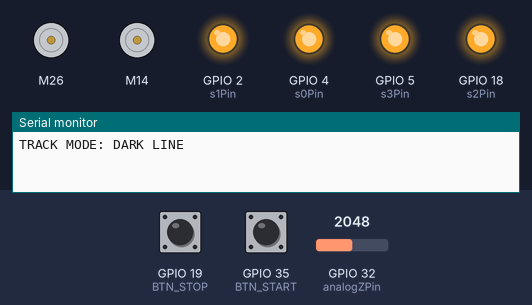
The program below on a simulated ESP32. Shown: 2 × DC motor (green arrow = forward, orange = backward, longer = faster), output pins drawn as LEDs (lit = HIGH), the last lines printed to the serial monitor. The inputs (shaded band) are chosen by the test bench; at power-on: GPIO 35 (BTN_START) HIGH, GPIO 19 (BTN_STOP) HIGH, GPIO 32 (analogZPin) = 2048.

Above: at 1.7 s.
1.8 s: GPIO 35 (BTN_START) pulled LOW for 0.15 s
At 2.35 s:
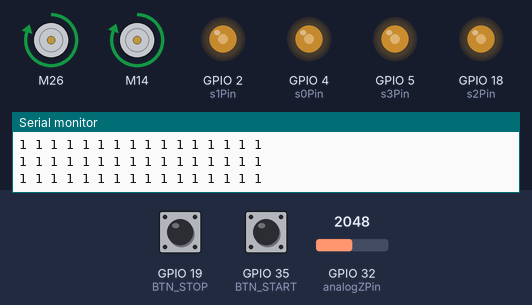
4.8 s: GPIO 19 (BTN_STOP) pulled LOW for 0.15 s
At 6.1 s:
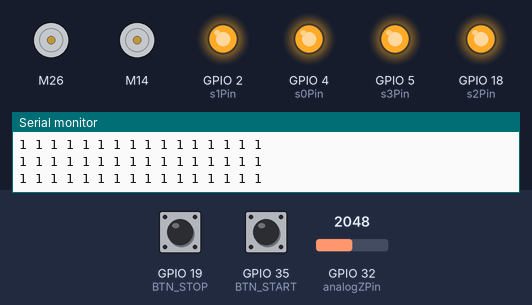
6.4 s: GPIO 35 (BTN_START) pulled LOW for 1 s
At 7.73 s:
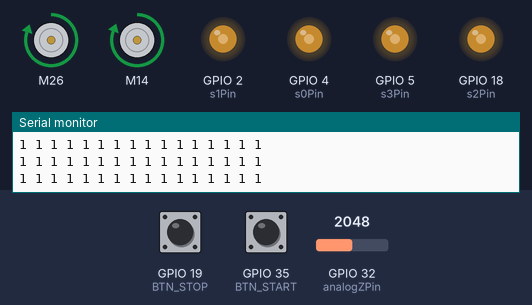
9.4 s: GPIO 32 (analogZPin) set to 50
12.4 s: GPIO 32 (analogZPin) set to 41
At 13.49 s:
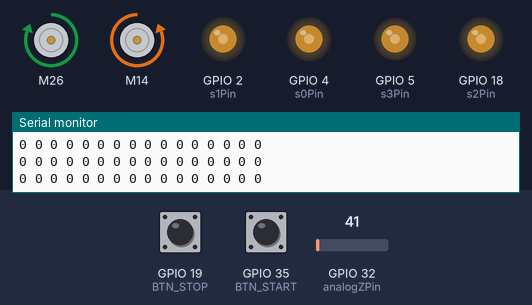
15.4 s: GPIO 19 (BTN_STOP) pulled LOW for 1 s
At 16.4 s:
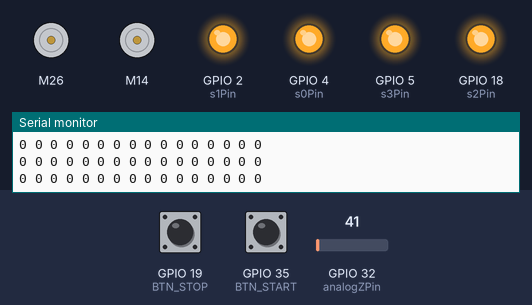
Timing chart, 0 to 18.4 s (numbered marks = the images above; inputs shaded):
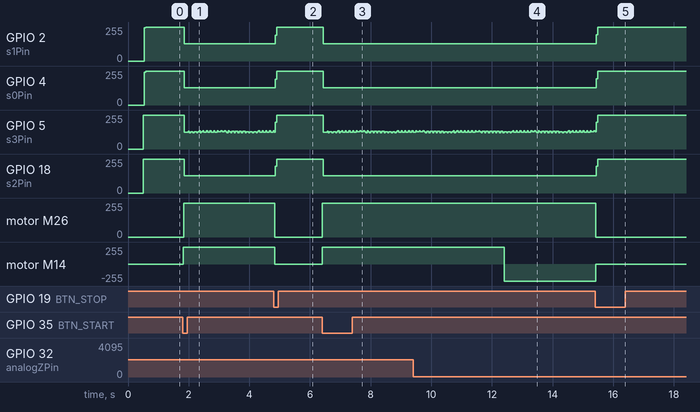

The program:

main.cpp
```cpp
#include <Arduino.h>

#define DEBUG_SENSOR 1   // 1 = tampilkan sensor, 0 = mati

// ===================================================
// KONFIGURASI PIN MUX
// ===================================================
const int s0Pin = 4;
const int s1Pin = 2;
const int s2Pin = 18;
const int s3Pin = 5;
const int analogZPin = 32;

// ===================================================
// PIN PUSH BUTTON
// ===================================================
#define BTN_START 35   // tekan sekali = jalan
#define BTN_STOP  19   // tekan sekali = berhenti

bool robotRun = false;
int lastStartState = HIGH;
int lastStopState  = HIGH;
unsigned long lastDebounce = 0;
const int debounceDelay = 40;

// ===================================================
// TB6612 MOTOR DRIVER
// ===================================================
#include <SparkFun_TB6612.h>

#define PWMA 33
#define PWMB 13
#define STBY 27
#define AIN1 26
#define AIN2 25
#define BIN1 14
#define BIN2 12

Motor motorL(AIN1, AIN2, PWMA, 1, STBY); // KIRI
Motor motorR(BIN1, BIN2, PWMB, 1, STBY); // KANAN

// ===================================================
int sensor[16];
int THRESHOLD = 45;

// ===================================================
// PID
// ===================================================
float Kp = 4.5;
float Ki = 0.001;
float Kd = 30;

float error, lastError, integral;
int baseSpeed = 255;
float I_MAX = 200;

// ===================================================
// AUTO LINE COLOR
// ===================================================
bool lineIsDark = true;   // true = garis hitam, false = garis putih

// ===================================================
void motorStop() {
  motorL.drive(0);
  motorR.drive(0);
}

// ===================================================
// START / STOP HANDLER (IDENTIK PROGRAM AWAL)
// ===================================================
void updateButtons() {
  int startRead = digitalRead(BTN_START);
  int stopRead  = digitalRead(BTN_STOP);

  if (millis() - lastDebounce > debounceDelay) {

    if (startRead == LOW && lastStartState == HIGH)
      robotRun = true;
    lastStartState = startRead;

    if (stopRead == LOW && lastStopState == HIGH) {
      robotRun = false;
      motorStop();
    }
    lastStopState = stopRead;

    lastDebounce = millis();
  }
}

// ===================================================
void selectChannel(int ch) {
  digitalWrite(s0Pin, ch & 1);
  digitalWrite(s1Pin, ch & 2);
  digitalWrite(s2Pin, ch & 4);
  digitalWrite(s3Pin, ch & 8);
}

// ===================================================
int readFiltered() {
  int a = analogRead(analogZPin);
  int b = analogRead(analogZPin);
  int c = analogRead(analogZPin);
  return max(min(a, b), min(max(a, b), c)); // median
}

// ===================================================
// AUTO DETECT WARNA GARIS
// ===================================================
void detectLineColor() {
  long sum = 0;
  for (int i = 0; i < 16; i++) {
    selectChannel(i);
    delayMicroseconds(5);
    sum += readFiltered();
  }
  long avg = sum / 16;

  // asumsi background dominan saat start
  lineIsDark = avg > THRESHOLD;

  Serial.print("TRACK MODE: ");
  Serial.println(lineIsDark ? "DARK LINE" : "WHITE LINE");
}

// ===================================================
void readSensors() {
  for (int i = 0; i < 16; i++) {
    selectChannel(i);
    delayMicroseconds(5);

    int adc = readFiltered();
    sensor[i] = lineIsDark ? (adc > THRESHOLD) : (adc < THRESHOLD);

#if DEBUG_SENSOR
    Serial.print(sensor[i]);
    Serial.print(" ");
#endif
  }

#if DEBUG_SENSOR
  Serial.println();
#endif
}

// ===================================================
float getLineError() {
  long sum = 0, cnt = 0;
  for (int i = 0; i < 16; i++) {
    if (sensor[i]) {
      sum += map(i, 0, 15, -100, 100);
      cnt++;
    }
  }
  if (cnt == 0) return lastError;
  return (float)sum / cnt;
}

// ===================================================
// NODE DETECTION
// ===================================================
bool nodeLeft()  { return sensor[0]  && sensor[1]  && sensor[2]; }
bool nodeRight() { return sensor[13] && sensor[14] && sensor[15]; }
bool nodeStraight() { return sensor[7] || sensor[8]; }

bool allWhite() {
  for (int i = 0; i < 16; i++)
    if (sensor[i]) return false;
  return true;
}

// ===================================================
// SMART TURN 90° (PAKAI SENSOR)
// ===================================================
void turnLeft90() {
  motorL.drive(-240);
  motorR.drive(240);
  while (true) {
    readSensors();
    if (sensor[7] || sensor[8]) break;
  }
}

void turnRight90() {
  motorL.drive(240);
  motorR.drive(-240);
  while (true) {
    readSensors();
    if (sensor[7] || sensor[8]) break;
  }
}

// ===================================================
void setup() {
  pinMode(s0Pin, OUTPUT);
  pinMode(s1Pin, OUTPUT);
  pinMode(s2Pin, OUTPUT);
  pinMode(s3Pin, OUTPUT);
  pinMode(analogZPin, INPUT);

  pinMode(BTN_START, INPUT_PULLUP);
  pinMode(BTN_STOP, INPUT_PULLUP);

  Serial.begin(115200);
  delay(500);

  detectLineColor();   // AUTO DETECT TRACK
  motorStop();
}

// ===================================================
void loop() {

  updateButtons();
  if (!robotRun) {
    motorStop();
    return;
  }

  readSensors();

  // ===== NODE HANDLING =====
  if (nodeLeft() && !nodeStraight()) {
    turnLeft90();
    return;
  }

  if (nodeRight() && !nodeStraight()) {
    turnRight90();
    return;
  }

  // ===== RECOVERY =====
  if (allWhite()) {
    motorL.drive(255);
    motorR.drive(-255);
    return;
  }

  // ===== PID =====
  error = getLineError();
  integral += error;
  integral = constrain(integral, -I_MAX, I_MAX);

  float pid = Kp * error
            + Ki * integral
            + Kd * (error - lastError);

  lastError = error;

  motorL.drive(constrain(baseSpeed + pid, -255, 255));
  motorR.drive(constrain(baseSpeed - pid, -255, 255));
}
```

Measured:
- the behaviour switches between 46 and 45 on GPIO 32 (analogZPin) (found by bisection; images 3 and 4)
- after the input at 1.8 s, GPIO 2 (s1Pin), GPIO 4 (s0Pin), GPIO 18 (s2Pin): 255/255 → 128/255 after 0.06 s; motor M26: stopped → forward 253/255 at once; motor M14: stopped → forward 255/255 at once
- after the input at 4.8 s, GPIO 2 (s1Pin), GPIO 4 (s0Pin), GPIO 18 (s2Pin): 128/255 → 255/255 after 0.06 s; motor M26: forward 253/255 → stopped at once; motor M14: forward 255/255 → stopped at once
- after the input at 6.4 s, GPIO 2 (s1Pin), GPIO 4 (s0Pin), GPIO 18 (s2Pin): 255/255 → 128/255 at once; motor M26: stopped → forward 253/255 at once; motor M14: stopped → forward 255/255 at once
- after the input at 12.4 s, motor M26: forward 253/255 → forward 255/255 at once; motor M14: forward 255/255 → backward 255/255 at once
- after the input at 15.4 s, GPIO 2 (s1Pin), GPIO 4 (s0Pin), GPIO 18 (s2Pin): 128/255 → 255/255 at once; motor M26: forward 255/255 → stopped at once; motor M14: backward 255/255 → stopped at once
